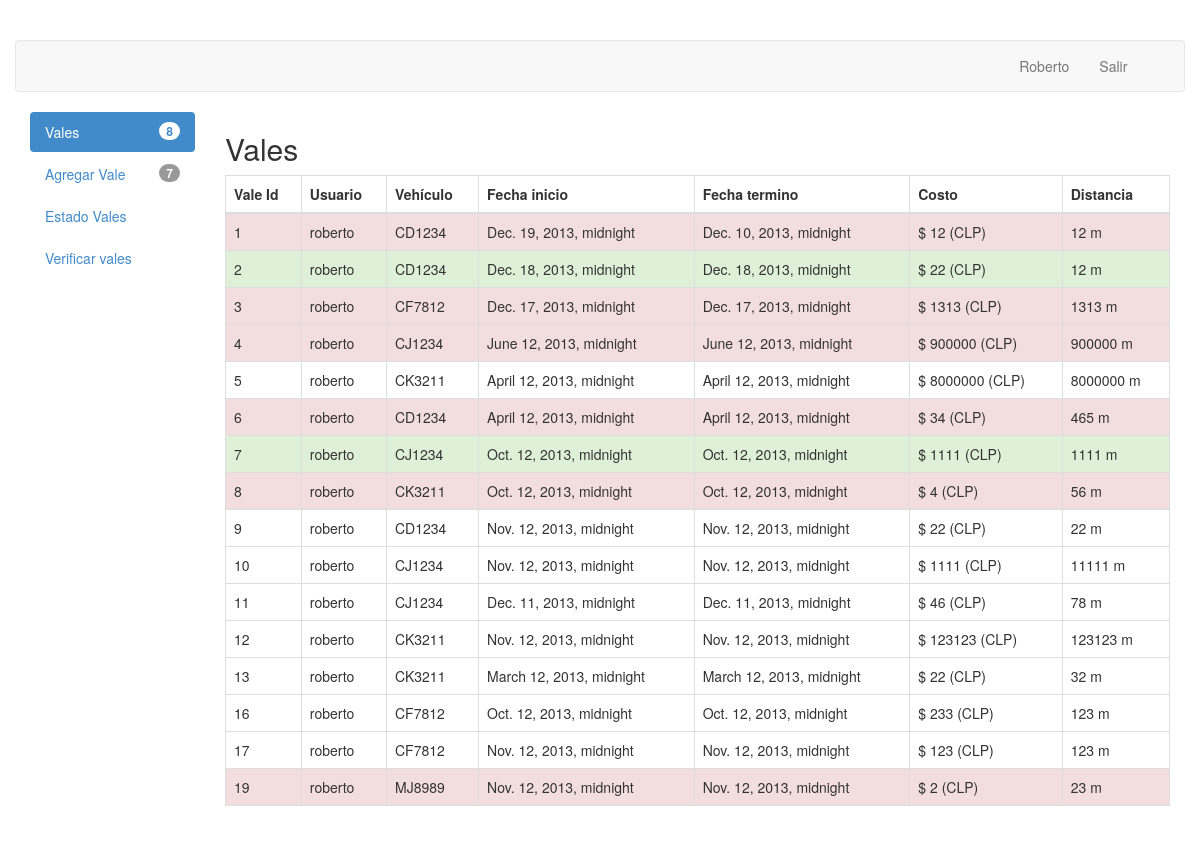
The page /vales/home/ (signed in) on the database as committed earlier.
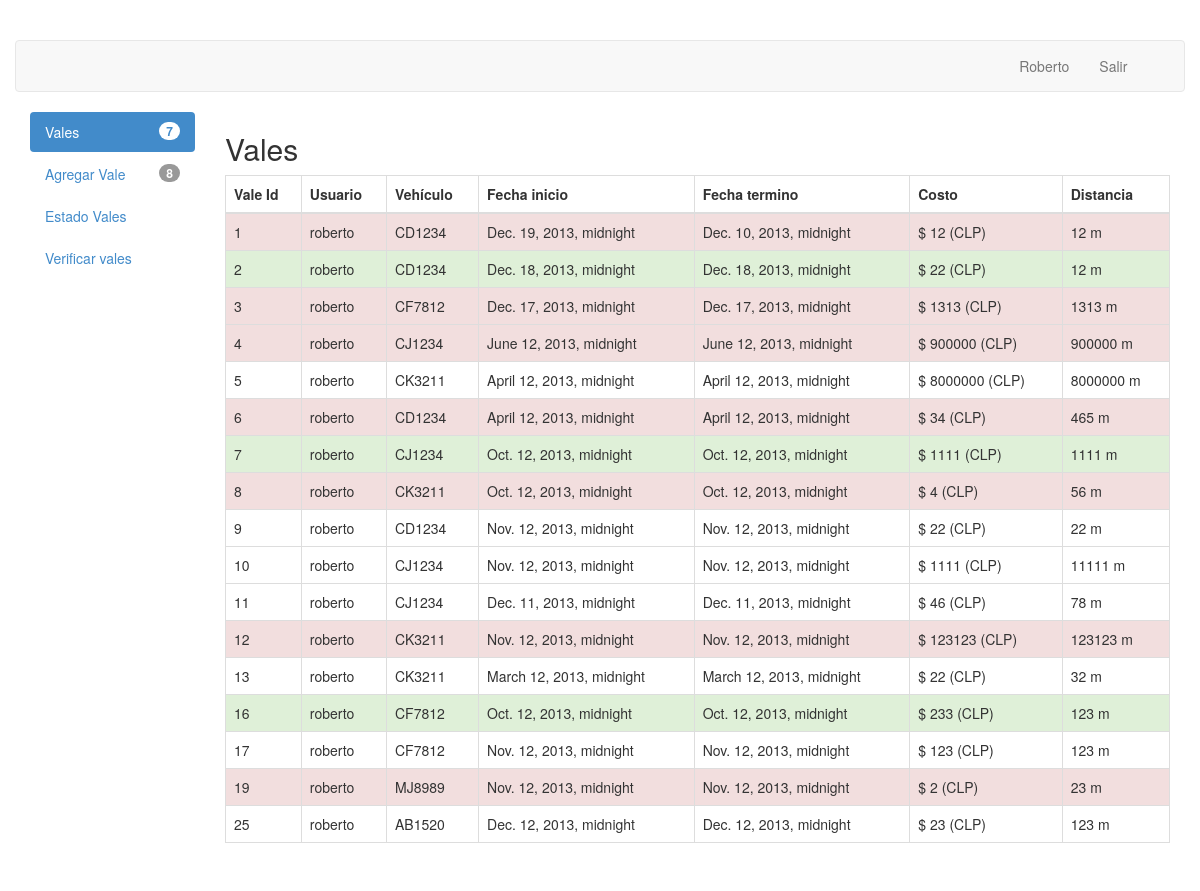
The same page on the database as committed later.
### vales/models.py (models this page shows)
class Vale(models.Model):
	usuario = models.ForeignKey(User)
	vehiculo = models.CharField(max_length=6)
	fecha_inicio = models.DateTimeField()
	fecha_termino = models.DateTimeField()
	costo = models.PositiveIntegerField()
	distancia = models.PositiveIntegerField()
	en_espera = models.BooleanField()
	ESTADO = (
			('A','Aceptada'),
			('R','Rechazada'),
			('S','Sin observacion'),
		)
	estado = models.CharField(max_length=1,choices=ESTADO)
	class Meta:
		permissions = (
			("view_vale", "Can see available vales"),
			("accept_vale", "Can change status of vales"),
			("modify_vale", "Can modify the status of vales"),
			("close_vale", "Can remove a vale by setting its status as closed"),
		)

### vales/views.py (the view)
@user_passes_test(user_check, login_url='/vales/')
def home(request):
	vales = Vale.objects.all()
	vales_aceptados = vales.filter(estado="A",en_espera=False).count()
	vales_rechazados = vales.filter(estado="R",en_espera=False).count()
	vales_sin_observar = vales.filter(estado="S",en_espera=False).count()
	vales_en_espera = vales.filter(en_espera=True).count()
	context = { "vales" : vales ,
				"vales_aceptados" : vales_aceptados,
				"vales_rechazados" : vales_rechazados,
				"vales_sin_observar" : vales_sin_observar,
				"vales_en_espera" : vales_en_espera,
				}
	return render(request, "home.html" , context)

### vales/views.py (called while the page is built)
def user_check(user):
	return user.is_authenticated()

### vales/templates/home.html (shortened to what this page needs)
{% extends "base_layout.html" %}
{% block contentbody %}
<h2> Vales </h2>
<table class="table table-bordered">
	<thead>
		<tr>
		<th>Vale Id</th>
		<th>Usuario</th>
		<th>Vehículo</th>
		<th>Fecha inicio</th>
		<th>Fecha termino</th>
		<th>Costo</th>
		<th>Distancia</th>
		</tr>
	</thead>
	<tbody>
	{% if perms.vales.view_vale %}
		{% for vale in vales %}
			{% if not vale.en_espera %}
			<tr {% if vale.estado == "A" %} class="success" {% endif %}
				{% if vale.estado == "R" %} class="danger" {% endif %}
			 >
				<td> {{vale.id  }} </td>
				<td> {{vale.usuario  }} </td>
				<td> {{vale.vehiculo }} </td>
				<td> {{vale.fecha_inicio }} </td>
				<td> {{vale.fecha_termino }} </td>
				<td> $ {{vale.costo }} (CLP) </td>
				<td> {{vale.distancia }} m </td>
			</tr>
			{% endif %}
		{% endfor %}
	{% endif %}
	</tbody>
</table>
{% endblock contentbody %}

### vales/templates/base_layout.html
{% extends "header.html" %}
{% block content %}
{% block navbar %}
<div class="row" >
	<nav class="navbar navbar-default navbar-top " role="navigation">
	    <ul class="nav navbar-nav navbar-right col-md-2">
	      <li><a href="#">{{ user.first_name }}</a></li>
	      <li><a href="{% url 'logout' %}">Salir</a></li>
	    </ul>
	</nav>
</div>
{% endblock navbar %}
<div class="row">
	<div class="col-md-2">
	{% block sidebar %}
		<ul id="sidebar" class="nav nav-pills nav-stacked" style="max-width: 260px;">
			{% if perms.vales.view_vale %}
			<li id="home-tab">
				<a href="{% url 'home' %}" >
					<span class="badge pull-right">
						{{ vales_sin_observar }}
					</span>
					Vales
				</a>
			</li>
			{% endif %}
			{% if perms.vales.add_vale %}
			<li id="agregar-tab">
				<a href="{% url 'agregar' %}" >
					<span class="badge pull-right">
						{{ vales_en_espera }}
					</span>
					Agregar Vale
				</a>
			</li>
			{% endif %}
			{% if perms.vales.modify_vale %}
			<li id="cambiar-estado-tab">
				<a href="{% url 'cambiar_estado' %}" >
					Estado Vales
				</a>
			</li>
			{% endif %}
			{% if perms.vales.view_vale %}
			<li id="verificar-tab">
				<a href="{% url 'verificar' %}" >
					Verificar vales
				</a>
			</li>
			{% endif %}
		</ul>
	{% endblock sidebar %}
	</div>
	<div class="col-md-10" style="background-color:white;">
	{% block contentbody %}
	{% endblock contentbody %}
	</div>
</div>
{% endblock content %}

Rows that differ between the two databases and show on the page:
added Vale: id "25", usuario "roberto", vehiculo "AB1520", fecha_inicio "Dec. 12, 2013, midnight", fecha_termino "Dec. 12, 2013, midnight", costo "23", distancia "123"
Other text that changed with them:
{{ vales_sin_observar }}: "8" → "7"
{{ vales_en_espera }}: "7" → "8"
